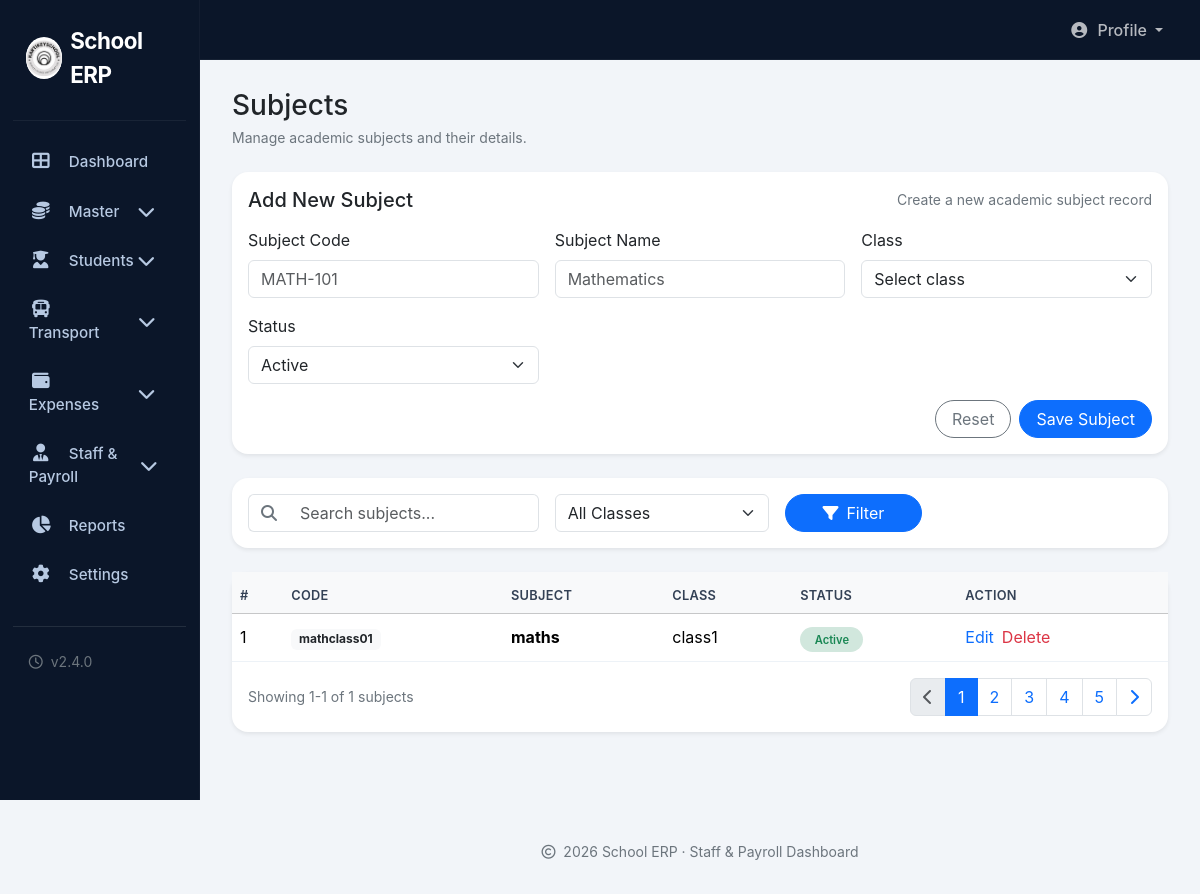
The app's page /admin/subject.php (signed in) with its own data.
### tables this page shows
CREATE TABLE `subjects` (
  `id` int(11) NOT NULL,
  `subject_name` varchar(100) NOT NULL,
  `subject_code` varchar(20) DEFAULT NULL,
  `class_id` int(11) DEFAULT NULL,
  `status` enum('Active','Inactive') DEFAULT 'Active'
);

CREATE TABLE `classes` (
  `id` int(11) NOT NULL,
  `class_name` varchar(50) NOT NULL,
  `student_capacity` int(11) DEFAULT 0,
  `status` enum('Active','Inactive') DEFAULT 'Active',
  `created_at` timestamp NOT NULL DEFAULT current_timestamp()
);

### admin/subject.php (the view, shortened to what this page needs)
<?php
include '../config/config.php';
$edit_data = null;
$subjects = $conn->query("SELECT s.*, c.class_name AS class_name FROM subjects s LEFT JOIN classes c ON s.class_id = c.id ORDER BY s.id ASC")->fetchAll();
$total_subjects = count($subjects);
include 'includes/header.php';
?>
<div class="main-content">
    <div class="d-flex justify-content-between align-items-center flex-wrap gap-3 mb-4">
        <div>
            <h3 class="mb-1">Subjects</h3>
            <div class="text-secondary small">Manage academic subjects and their details.</div>
        </div>
    </div>
    <div class="card border-0 rounded-4 shadow-sm mb-4">
        <div class="card-body">
            <div class="d-flex align-items-center justify-content-between flex-wrap gap-2 mb-3">
                <h5 class="mb-0"><?php echo isset($edit_data) ? 'Edit Subject' : 'Add New Subject'; ?></h5>
                <span
                    class="text-secondary small"><?php echo isset($edit_data) ? 'Update the selected subject details' : 'Create a new academic subject record'; ?></span>
            </div>
            <form class="row g-3" method="post">
                <div class="col-md-4">
                    <label class="form-label">Subject Code</label>
                    <input type="text" class="form-control" name="subject_code" placeholder="MATH-101"
                        value="<?php echo htmlspecialchars($edit_data['subject_code'] ?? ''); ?>" required>
                </div>
                <div class="col-md-4">
                    <label class="form-label">Subject Name</label>
                    <input type="text" class="form-control" name="subject_name" placeholder="Mathematics"
                        value="<?php echo htmlspecialchars($edit_data['subject_name'] ?? ''); ?>" required>
                </div>
                <div class="col-md-4">
                    <label class="form-label">Class</label>
                    <select class="form-select" name="class_id">
                        <option value="">Select class</option>
                    </select>
                </div>
                <div class="col-md-4">
                    <label class="form-label">Status</label>
                    <select class="form-select" name="status">
                        <option value="Active"
                            <?php echo (isset($edit_data['status']) && $edit_data['status'] === 'Active') ? 'selected' : ''; ?>>
                            Active</option>
                    </select>
                </div>
                <div class="col-12 d-flex justify-content-end gap-2">
                    <?php if (isset($edit_data)): ?>
                    <a href="subject.php" class="btn btn-outline-secondary rounded-pill px-3">Cancel</a>
                    <button type="submit" name="edit_subject" class="btn btn-primary rounded-pill px-3">Update
                        Subject</button>
                    <?php else: ?>
                    <button type="reset" class="btn btn-outline-secondary rounded-pill px-3">Reset</button>
                    <button type="submit" name="add_subject" class="btn btn-primary rounded-pill px-3">Save
                        Subject</button>
                    <?php endif; ?>
                </div>
            </form>
        </div>
    </div>
    <div class="card border-0 rounded-4 shadow-sm mb-4">
        <div class="card-body">
            <div class="row g-3">
                <div class="col-md-4">
                    <div class="input-group">
                        <span class="input-group-text bg-transparent border-end-0"><i
                                class="fas fa-search text-secondary"></i></span>
                        <input type="text" class="form-control border-start-0" placeholder="Search subjects..." />
                    </div>
                </div>
                <div class="col-md-3">
                    <select class="form-select">
                        <option value="">All Classes</option>
                    </select>
                </div>
                <div class="col-md-2">
                    <button class="btn btn-primary w-100 rounded-pill"><i class="fas fa-filter me-2"></i>Filter</button>
                </div>
            </div>
        </div>
    </div>
    <div class="card border-0 rounded-4 shadow-sm">
        <div class="card-body p-0">
            <div class="table-responsive">
                <table class="table table-custom align-middle mb-0">
                    <thead class="table-light">
                        <tr>
                            <th>#</th>
                            <th>Code</th>
                            <th>Subject</th>
                            <th>Class</th>
                            <th>Status</th>
                            <th>Action</th>
                        </tr>
                    </thead>
                    <tbody>
                        <?php if (empty($subjects)): ?>
                        <tr>
                            <td colspan="6" class="text-center text-secondary">No subjects found.</td>
                        </tr>
                        <?php else: ?>
                        <?php foreach ($subjects as $index => $subject): ?>
                        <tr>
                            <td><?php echo $index + 1; ?></td>
                            <td><span
                                    class="badge bg-light text-dark"><?php echo htmlspecialchars($subject['subject_code'] ?? ''); ?></span>
                            </td>
                            <td><strong><?php echo htmlspecialchars($subject['subject_name']); ?></strong></td>
                            <td><?php echo htmlspecialchars($subject['class_name'] ?? '—'); ?></td>
                            <td>
                                <span
                                    class="status-badge <?php echo $subject['status'] === 'Active' ? 'bg-success-subtle text-success' : 'bg-secondary-subtle text-secondary'; ?>">
                                    <?php echo htmlspecialchars($subject['status']); ?>
                                </span>
                            </td>
                            <td>
                                <div class="d-flex gap-2">
                                    <a href="subject.php?edit=<?php echo $subject['id']; ?>"
                                        class="text-primary text-decoration-none">Edit</a>
                                    <a href="subject.php?delete=<?php echo $subject['id']; ?>"
                                        class="text-danger text-decoration-none"
                                        onclick="return confirm('Are you sure you want to delete this subject?');">Delete</a>
                                </div>
                            </td>
                        </tr>
                        <?php endforeach; ?>
                        <?php endif; ?>
                    </tbody>
                </table>
            </div>
        </div>
        <div class="card-footer bg-transparent border-top-0 p-3">
            <div class="d-flex justify-content-between align-items-center">
                <div class="text-secondary small">Showing
                    <?php echo min(1, $total_subjects); ?>-<?php echo $total_subjects; ?> of
                    <?php echo $total_subjects; ?> subjects</div>
                <nav>
                    <ul class="pagination pagination-custom mb-0">
                        <li class="page-item disabled"><a class="page-link" href="#"><i
                                    class="fas fa-chevron-left"></i></a></li>
                        <li class="page-item active"><a class="page-link" href="#">1</a></li>
                        <li class="page-item"><a class="page-link" href="#">2</a></li>
                        <li class="page-item"><a class="page-link" href="#">3</a></li>
                        <li class="page-item"><a class="page-link" href="#">4</a></li>
                        <li class="page-item"><a class="page-link" href="#">5</a></li>
                        <li class="page-item"><a class="page-link" href="#"><i class="fas fa-chevron-right"></i></a>
                        </li>
                    </ul>
                </nav>
            </div>
        </div>
    </div>
</div>
<?php
include 'includes/footer.php';
?>

### admin/style/ok.css (style rules this page uses)
* { box-sizing: border-box; }
body { background: #f2f5f9; font-family: 'Inter', system-ui, -apple-system, sans-serif; height: 100vh; overflow-x: hidden; }
.main-content { flex: 1; padding: 1.8rem 2rem 2rem 2rem; background: #f2f5f9; }
.table-custom th { border-top: none; font-weight: 600; color: #334155; font-size: 0.8rem; text-transform: uppercase; letter-spacing: 0.3px; padding: 0.9rem 0.5rem 0.5rem 0.5rem; }
.table-custom td { padding: 0.7rem 0.5rem; vertical-align: middle; border-color: #edf2f7; }
.status-badge { font-size: 0.7rem; font-weight: 600; padding: 0.35rem 0.9rem; border-radius: 30px; }

### records on screen
subjects: subject_code "mathclass01", subject_name "maths", class.class_name "class1", status "Active"

### other values on screen
min(1, $total_subjects) "1"
$total_subjects "1"
